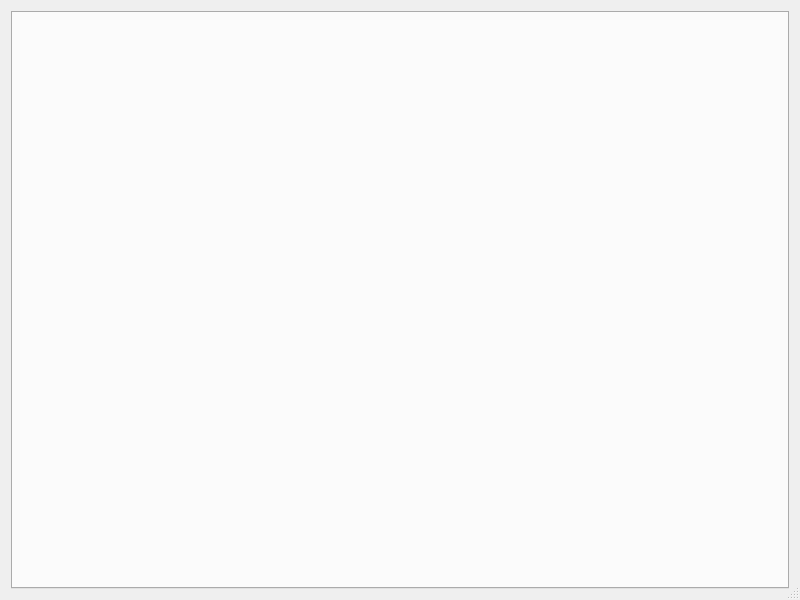
<?xml version="1.0" encoding="UTF-8"?>
<ui version="4.0">
 <class>Dialog</class>
 <widget class="QDialog" name="Dialog">
  <property name="geometry">
   <rect>
    <x>0</x>
    <y>0</y>
    <width>800</width>
    <height>600</height>
   </rect>
  </property>
  <property name="minimumSize">
   <size>
    <width>800</width>
    <height>600</height>
   </size>
  </property>
  <property name="windowTitle">
   <string>EduBot Loader</string>
  </property>
  <property name="sizeGripEnabled">
   <bool>true</bool>
  </property>
  <layout class="QHBoxLayout" name="horizontalLayout">
   <item>
    <widget class="QTabWidget" name="tabWidget"/>
   </item>
  </layout>
 </widget>
 <layoutdefault spacing="6" margin="11"/>
 <resources/>
 <connections/>
</ui>
